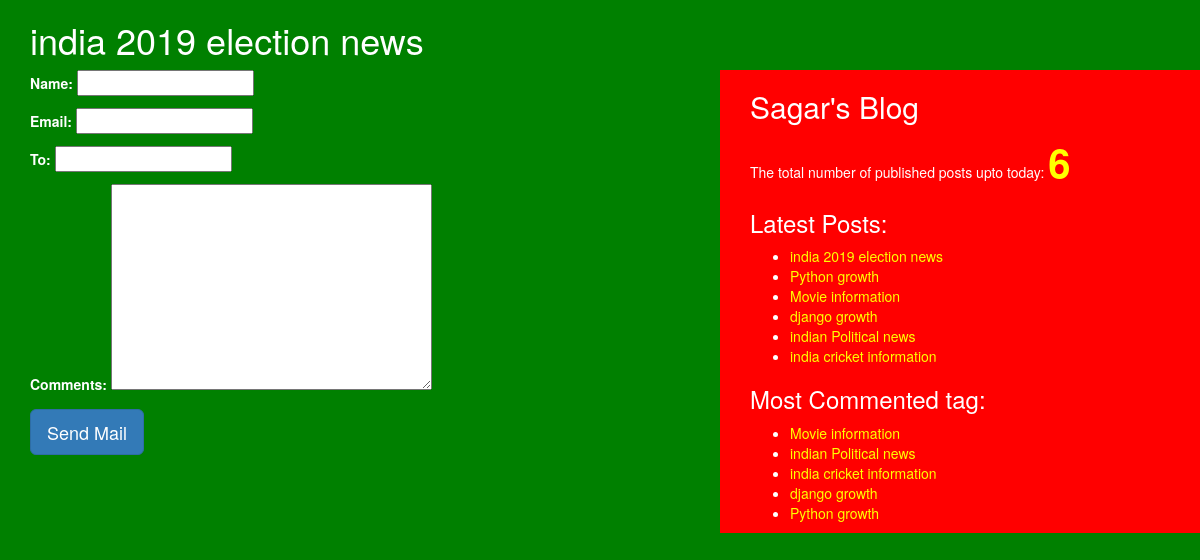
/share/7/, run on the app's committed database.
### blog/models.py (models this page shows, shortened)
class Post(models.Model):
    STATUS_CHOICES=(('draft',"Draft"),("published","Published"))
    title=models.CharField(max_length=256)
    slug=models.SlugField(max_length=264,unique_for_date="publish")
    author=models.ForeignKey(User,related_name="blog_posts",on_delete=models.CASCADE)
    body=models.TextField()
    publish=models.DateTimeField(default=timezone.now)
    created=models.DateTimeField(auto_now_add=True)
    updated=models.DateTimeField(auto_now=True)
    status=models.CharField(max_length=10,choices=STATUS_CHOICES,default="draft")
    objects=CustomManager()
    tags=TaggableManager()
    class Meta:
        ordering=("-publish",)
    def get_absolute_url(self):
        return reverse("post_detail",args=[self.publish.year,self.publish.strftime('%m'),self.publish.strftime('%d'),self.slug])

### blog/views.py (the view, shortened to what this page needs)
# urls.py: path('share/<int:id>/',views.mail_send_view)
def mail_send_view(request,id):
    post=get_object_or_404(Post,id=id,status="published")
    form=EmailSendForm()
    sent=False
    return render(request,"blog/sharebymail.html",{"form":form,"post":post,"sent":sent})

### blog/forms.py
class EmailSendForm(forms.Form):
    name=forms.CharField(max_length=30)
    email=forms.EmailField()
    to=forms.EmailField()
    comments=forms.CharField(required=False,widget=forms.Textarea)

### blog/models.py (called while the page is built)
    def get_queryset(self):
        return super().get_queryset().filter(status="published")

### blog/templatetags/blog_tags.py (called while the page is built)
@register.simple_tag(name="my_tag")
def total_posts():
    return Post.objects.count()

@register.inclusion_tag('blog/latest_post.html')
def show_latest_post(count=3):
    latest_post=Post.objects.order_by('-publish')[:count]
    return {'latest_post':latest_post}

@register.simple_tag
def get_most_commented_tag(count=5):
    return Post.objects.annotate(total_comment=Count('comments')).order_by('-total_comment')[:count]

### templates/blog/sharebymail.html (shortened to what this page needs)
{%extends "blog/base.html" %}
{%block title_block%}{{post.title}}{%endblock%}
    {%block content_body%}
    {%if sent%}
      <h1>Email Successfully Sent !!!</h1>
      <h2>Post with title : {{post.title}} information sent by Email</h2>
    {%else%}
      <form  method="post">
        {{form.as_p}}
        <input type="submit" class="btn btn-lg btn-primary" value="Send Mail">
      </form>
    {%endif%}
    {%endblock%}

### templates/blog/base.html (shortened to what this page needs)
<!DOCTYPE html>
{%load blog_tags%}
{%load staticfiles%}
<html lang="en" dir="ltr">
  <head>
    <link rel="stylesheet" href="https://stackpath.bootstrapcdn.com/bootstrap/3.4.1/css/bootstrap.min.css"
>
    <link rel="stylesheet" href="{%static "css/blog.css" %}">
  </head>
  <body>
    <h1>{%block title_block%} {%endblock%}</h1>
    <div class="container">
      {%block content_body%}
      {%endblock%}
    </div>
    <div class="sidebar">
      <h2>Sagar's Blog</h2>
      <p >The total  number of published posts upto today: <span id="pcount">{%my_tag%}</span></p>
      <h3>Latest Posts:</h3>{%show_latest_post 100%}
      <h3>Most Commented tag:</h3>
      {%get_most_commented_tag as most_commented%}
      <ul>
        {%for post in most_commented %}
        <li><a href="{{post.get_absolute_url}}">{{post.title}}</a></li>
        {%endfor%}
      </ul>
    </div>
  </body>
</html>

### templates/blog/latest_post.html
<ul>
  {%for post in latest_post%}
  <li><a href="{{post.get_absolute_url}}">{{post.title}}</a></li>
  {%endfor%}
</ul>

### static/css/blog.css (style rules this page uses)
.container { width: 60%; height: 100%; float: left; padding-left: 30px; background-color: green; color: white; }
.sidebar { width: 40%; height: 100%; float: right; margin-top: 0px; background-color: red; color: white; padding-left: 30px; }
h1 { width: 60%; float: left; padding-left: 30px; background-color: green; color: white; }
body { background-color: green; }
a { color: yellow; }
input { color: black; }
textarea { color: black; }
#pcount { font-size: 40px; color: yellow; font-weight: bold;; }

### data on the page
Post: title "india 2019 election news"
Post: title "Python growth"
Post: title "Movie information"
Post: title "django growth"
Post: title "indian Political news"
Post: title "india cricket information"
